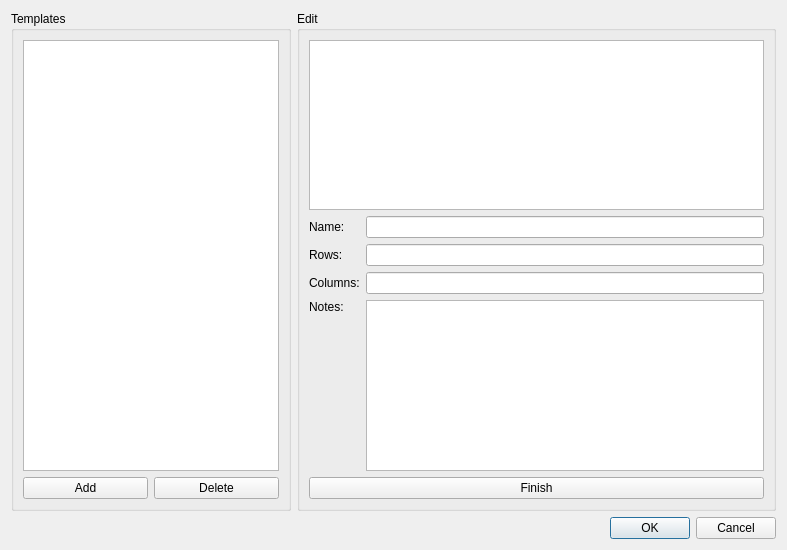
<?xml version="1.0" encoding="UTF-8"?>
<ui version="4.0">
 <class>templatesDialog</class>
 <widget class="QDialog" name="templatesDialog">
  <property name="geometry">
   <rect>
    <x>0</x>
    <y>0</y>
    <width>787</width>
    <height>550</height>
   </rect>
  </property>
  <property name="minimumSize">
   <size>
    <width>400</width>
    <height>550</height>
   </size>
  </property>
  <property name="maximumSize">
   <size>
    <width>16777215</width>
    <height>16777215</height>
   </size>
  </property>
  <property name="windowTitle">
   <string>Templates</string>
  </property>
  <layout class="QGridLayout" name="gridLayout">
   <item row="0" column="0">
    <widget class="QGroupBox" name="templates">
     <property name="title">
      <string>Templates</string>
     </property>
     <layout class="QGridLayout" name="gridLayout_2">
      <item row="1" column="0">
       <widget class="QPushButton" name="addBtn">
        <property name="text">
         <string>Add</string>
        </property>
        <property name="autoDefault">
         <bool>false</bool>
        </property>
       </widget>
      </item>
      <item row="1" column="1">
       <widget class="QPushButton" name="delBtn">
        <property name="text">
         <string>Delete</string>
        </property>
        <property name="autoDefault">
         <bool>false</bool>
        </property>
       </widget>
      </item>
      <item row="0" column="0" colspan="2">
       <widget class="QListView" name="listView"/>
      </item>
     </layout>
    </widget>
   </item>
   <item row="0" column="1">
    <widget class="QGroupBox" name="edit">
     <property name="title">
      <string>Edit</string>
     </property>
     <layout class="QGridLayout" name="gridLayout_3">
      <item row="2" column="0">
       <widget class="QLabel" name="label_2">
        <property name="text">
         <string>Rows:</string>
        </property>
        <property name="alignment">
         <set>Qt::AlignLeading|Qt::AlignLeft|Qt::AlignVCenter</set>
        </property>
       </widget>
      </item>
      <item row="4" column="1">
       <widget class="QTextEdit" name="notes"/>
      </item>
      <item row="3" column="1">
       <widget class="QLineEdit" name="columns"/>
      </item>
      <item row="2" column="1">
       <widget class="QLineEdit" name="rows"/>
      </item>
      <item row="1" column="1">
       <widget class="QLineEdit" name="name"/>
      </item>
      <item row="3" column="0">
       <widget class="QLabel" name="label_4">
        <property name="text">
         <string>Columns:</string>
        </property>
       </widget>
      </item>
      <item row="1" column="0">
       <widget class="QLabel" name="label">
        <property name="text">
         <string>Name:</string>
        </property>
        <property name="alignment">
         <set>Qt::AlignLeading|Qt::AlignLeft|Qt::AlignVCenter</set>
        </property>
       </widget>
      </item>
      <item row="0" column="0" colspan="2">
       <widget class="QTableWidget" name="table"/>
      </item>
      <item row="4" column="0">
       <widget class="QLabel" name="label_3">
        <property name="text">
         <string>Notes:</string>
        </property>
        <property name="alignment">
         <set>Qt::AlignLeading|Qt::AlignLeft|Qt::AlignTop</set>
        </property>
       </widget>
      </item>
      <item row="5" column="0" colspan="2">
       <widget class="QPushButton" name="finishBtn">
        <property name="text">
         <string>Finish</string>
        </property>
       </widget>
      </item>
     </layout>
    </widget>
   </item>
   <item row="2" column="0" colspan="2">
    <widget class="QDialogButtonBox" name="buttonBox">
     <property name="standardButtons">
      <set>QDialogButtonBox::Cancel|QDialogButtonBox::Ok</set>
     </property>
    </widget>
   </item>
  </layout>
 </widget>
 <resources/>
 <connections/>
</ui>
